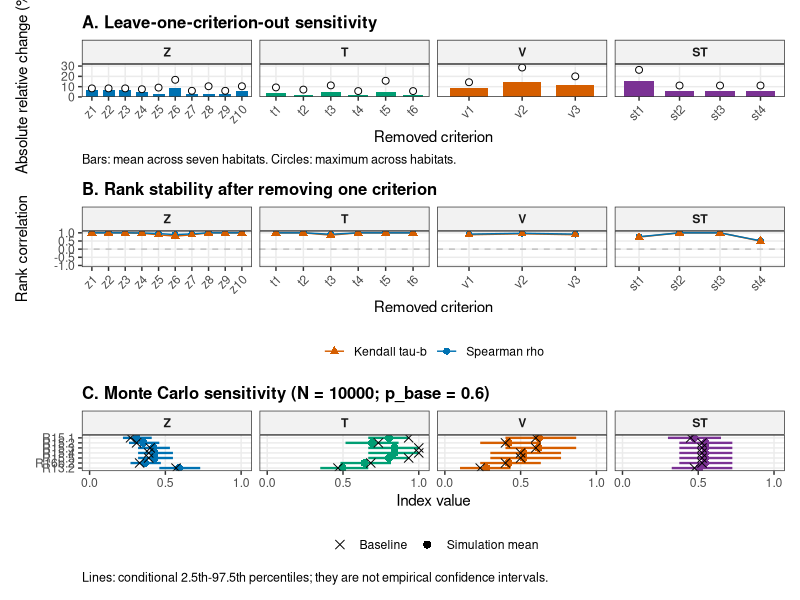
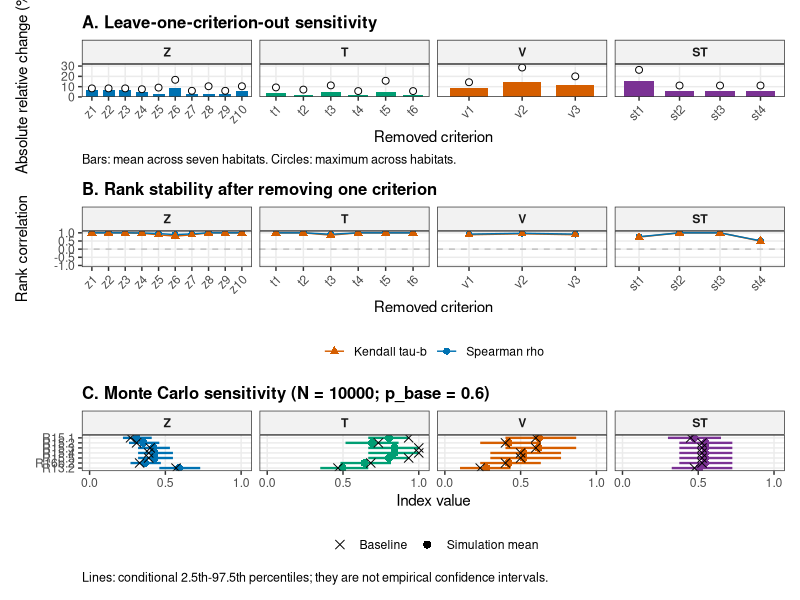
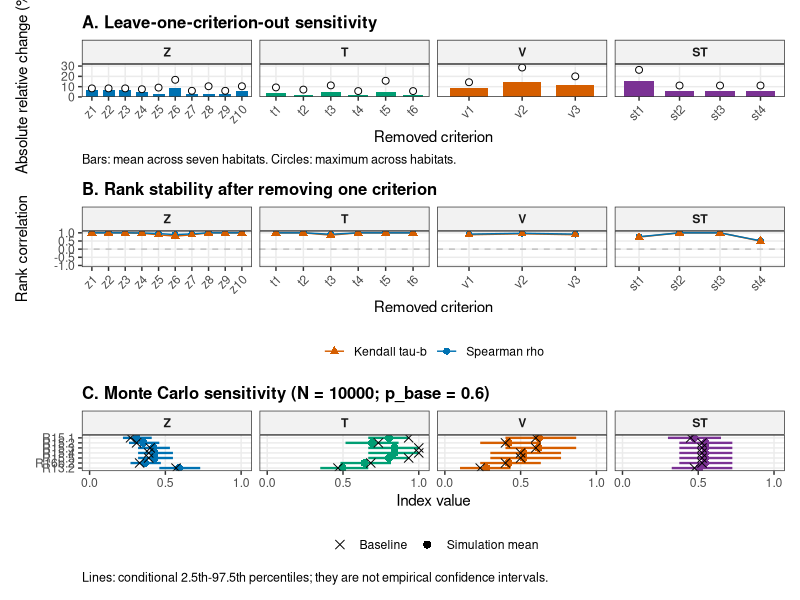
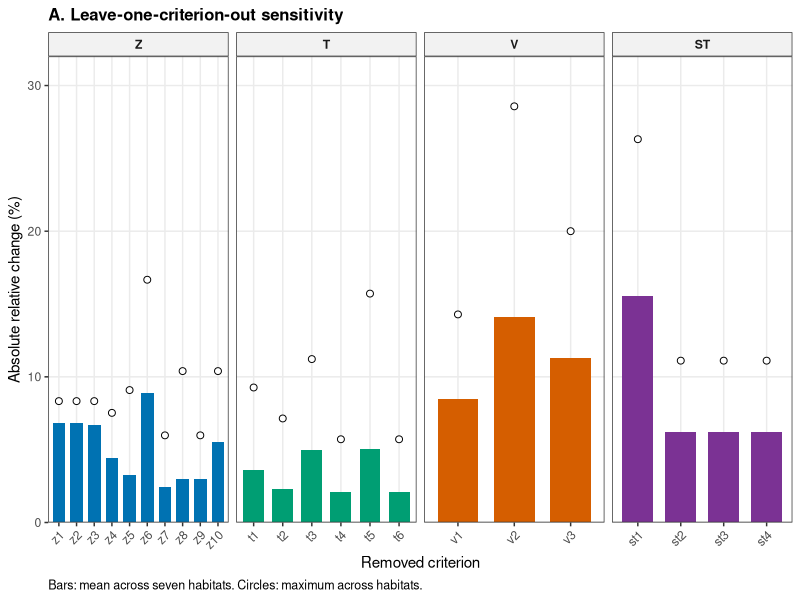
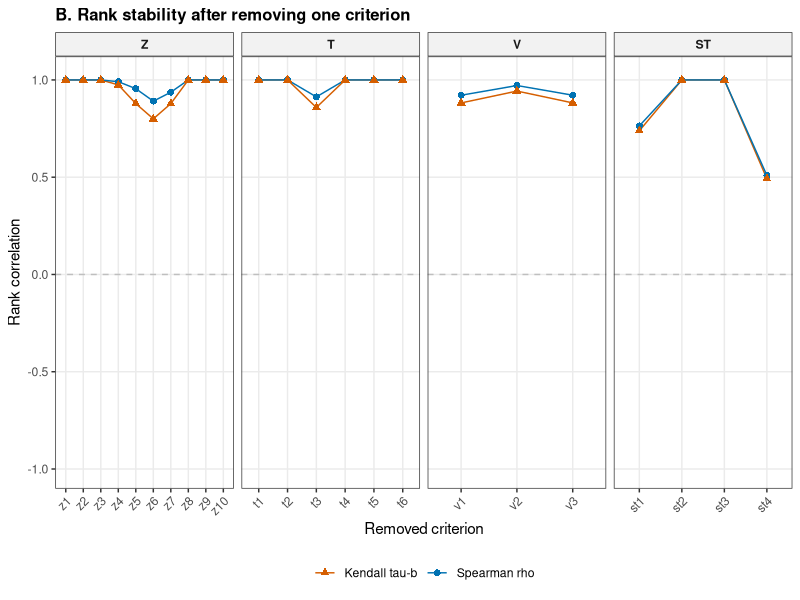
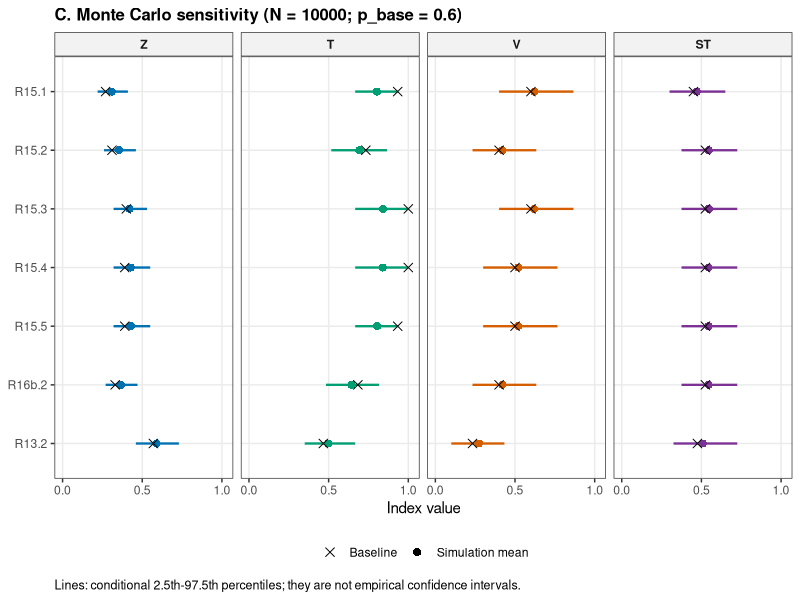

Source code (R) for these figures, in order:
# Аналіз чутливості методики: оновлені дані станом на 30.10.2026.
# Джерело: «Для валідації методики.xlsx», аркуш «Аркуш1».
# Первинні 161 оцінка перенесені нижче; вибирати Excel-файл не потрібно.
# Відкрийте цей файл у RStudio та натисніть Source.
# Результати: папка Habitat_sensitivity_20261030 у поточній папці getwd().
# Це аналіз внутрішньої чутливості, а не зовнішня польова валідація.

packages <- c("ggplot2", "patchwork")
missing_packages <- packages[
  !vapply(packages, requireNamespace, logical(1), quietly = TRUE)
]
if (length(missing_packages)) {
  install.packages(missing_packages, repos = "https://cloud.r-project.org")
}
library(ggplot2)
library(patchwork)

seed <- 20261030L
n_sim <- 10000L
p_base_values <- c(0.60, 0.80, 0.90)
primary_p <- 0.60
out_dir <- file.path(getwd(), "Habitat_sensitivity_20261030")
dir.create(out_dir, recursive = TRUE, showWarnings = FALSE)

# 1. ПЕРВИННІ ОЦІНКИ ----------------------------------------------------
# Z: вища оцінка = краща збереженість.
# T: вища оцінка = вища созологічна цінність.
# V: вища оцінка = складніше / триваліше відновлення.
# ST: вища оцінка = сприятливіша просторово-часова характеристика.
# Чотири індекси аналізуються окремо; сукупний індекс не обчислюється.

df <- read.table(header = TRUE, stringsAsFactors = FALSE, text = '
Biotope z1 z2 z3 z4 z5 z6 z7 z8 z9 z10 t1 t2 t3 t4 t5 t6 v1 v2 v3 st1 st2 st3 st4
R15.1 0.1 0.1 0.3 0.1 0.3 0.6 0.3 0.3 0.3 0.3 1.0 1.0 0.6 1.0 1.0 1.0 0.6 0.6 0.6 0.3 0.6 0.6 0.3
R15.2 0.1 0.1 0.1 0.1 0.3 0.6 0.3 0.6 0.3 0.6 1.0 0.6 0.6 0.6 1.0 0.6 0.3 0.6 0.3 0.3 0.6 0.6 0.6
R15.3 0.1 0.1 0.1 0.3 0.3 1.0 0.6 0.3 0.6 0.6 1.0 1.0 1.0 1.0 1.0 1.0 0.6 0.6 0.6 0.3 0.6 0.6 0.6
R15.4 0.1 0.1 0.1 0.6 0.6 0.6 0.3 0.3 0.6 0.6 1.0 1.0 1.0 1.0 1.0 1.0 0.6 0.6 0.3 0.3 0.6 0.6 0.6
R15.5 0.1 0.1 0.1 0.6 0.3 0.6 0.6 0.3 0.6 0.6 1.0 1.0 0.6 1.0 1.0 1.0 0.6 0.6 0.3 0.3 0.6 0.6 0.6
R16b.2 0.1 0.1 0.1 0.3 0.6 0.6 0.3 0.3 0.3 0.6 1.0 0.6 0.3 0.6 1.0 0.6 0.3 0.6 0.3 0.3 0.6 0.6 0.6
R13.2 0.6 0.6 0.3 0.6 0.6 0.6 0.6 0.6 0.6 0.6 0.6 0.3 0.6 0.6 0.1 0.6 0.3 0.1 0.3 0.1 0.6 0.6 0.6
')

groups <- list(Z = paste0("z", 1:10), T = paste0("t", 1:6),
               V = paste0("v", 1:3), ST = paste0("st", 1:4))
index_names <- names(groups)
criterion_names <- unlist(groups, use.names = FALSE)
habitats <- df$Biotope
scale_integer <- c(1L, 3L, 6L, 10L)

stopifnot(nrow(df) == 7L, !anyDuplicated(habitats),
          identical(names(df)[-1], criterion_names))
raw <- as.matrix(df[, criterion_names])
stopifnot(!anyNA(raw), all(is.finite(raw)))
# Суми цілих балів запобігають хибному розділенню однакових рангів.
scores <- round(raw * 10)
stopifnot(all(abs(raw * 10 - scores) < 1e-10),
          all(scores %in% scale_integer))
storage.mode(scores) <- "integer"
colnames(scores) <- criterion_names
rownames(scores) <- habitats

baseline <- data.frame(Biotope = habitats)
for (ind in index_names) {
  baseline[[ind]] <- rowSums(scores[, groups[[ind]], drop = FALSE]) /
    (10 * length(groups[[ind]]))
}

# Контроль проти актуальної таблиці, з точними середніми до округлення.
expected <- cbind(
  Z = c(.27, .31, .40, .39, .39, .33, .57),
  T = c(5.6, 4.4, 6, 6, 5.6, 4.1, 2.8) / 6,
  V = c(1.8, 1.2, 1.8, 1.5, 1.5, 1.2, .7) / 3,
  ST = c(.45, .525, .525, .525, .525, .525, .475)
)
stopifnot(max(abs(as.matrix(baseline[, index_names]) - expected)) < 1e-12)
# Якщо первинні оцінки згодом зміняться, оновіть також expected.

write_csv <- function(x, name) {
  write.csv(x, file.path(out_dir, name), row.names = FALSE,
            fileEncoding = "UTF-8", na = "NA")
}
safe_cor <- function(x, y, method) {
  if (length(unique(x)) < 2L || length(unique(y)) < 2L) return(NA_real_)
  unname(cor(x, y, method = method))
}
q95 <- function(x) {
  x <- x[is.finite(x)]
  if (!length(x)) return(c(NA_real_, NA_real_))
  unname(quantile(x, c(.025, .975), type = 7))
}

# 2. LOCO: ВИЛУЧЕННЯ ОДНОГО КРИТЕРІЮ -----------------------------------
# Решта критеріїв усереднюються з однаковими вагами.
# Кореляції обчислюються між сімома біотопами всередині кожного індексу.
# Однаковим значенням надаються середні ранги; Kendall враховує зв'язки (tau-b).

loco_rows <- list()
loco_summary_rows <- list()
rank_direction <- c(Z = 1, T = -1, V = -1, ST = 1)
for (ind in index_names) {
  b <- baseline[[ind]]
  base_rank <- rank(rank_direction[[ind]] * b, ties.method = "average")
  for (removed in groups[[ind]]) {
    kept <- setdiff(groups[[ind]], removed)
    changed <- rowSums(scores[, kept, drop = FALSE]) / (10 * length(kept))
    abs_change <- abs(changed - b)
    rel_change <- 100 * abs_change / b
    new_rank <- rank(rank_direction[[ind]] * changed, ties.method = "average")
    loco_rows[[length(loco_rows) + 1L]] <- data.frame(
      Biotope = habitats, Index = ind, Removed_criterion = removed,
      Baseline = b, Modified = changed, Signed_change = changed - b,
      Absolute_change = abs_change, Relative_change_percent = rel_change,
      Baseline_rank = base_rank, Modified_rank = new_rank,
      Absolute_rank_change = abs(new_rank - base_rank)
    )
    loco_summary_rows[[length(loco_summary_rows) + 1L]] <- data.frame(
      Index = ind, Removed_criterion = removed,
      Mean_absolute_change = mean(abs_change),
      Maximum_absolute_change = max(abs_change),
      Mean_relative_change_percent = mean(rel_change),
      Maximum_relative_change_percent = max(rel_change),
      Spearman_rho = safe_cor(b, changed, "spearman"),
      Kendall_tau_b = safe_cor(b, changed, "kendall"),
      Number_changed_ranks = sum(new_rank != base_rank),
      Maximum_rank_change = max(abs(new_rank - base_rank))
    )
  }
}
loco <- do.call(rbind, loco_rows)
loco_summary <- do.call(rbind, loco_summary_rows)

# 3. МОНТЕ-КАРЛО ---------------------------------------------------------
# Кожна оцінка незалежно залишається незмінною з імовірністю p_base.
# Інакше вона змінюється на ОДИН сусідній рівень шкали {0.1, 0.3, 0.6, 1.0}.
# Для 0.3 і 0.6 решта ймовірності порівну розподілена між двома сусідами.
# На краях 0.1 і 1.0 вся ймовірність зміни переходить до єдиного сусіда.
# p_base = 0.60 — сценарій з попереднього коду, а не виміряна точність експертів.
# 0.80 і 0.90 — додаткові, м'якші сценарії. Не обирайте сценарій за результатом.
# Через нерівні кроки та межі шкали ця модель НЕ є незміщеним шумом.
# Інтервали — умовні квантілі симуляцій, не емпіричні довірчі інтервали.

rank_correlations <- function(b, simulations) {
  rb <- rank(b, ties.method = "average")
  rs <- t(apply(simulations, 1, rank, ties.method = "average"))
  cb <- rb - mean(rb)
  cs <- sweep(rs, 1, rowMeans(rs), "-")
  den <- sqrt(sum(cb^2) * rowSums(cs^2))
  rho <- as.vector(cs %*% cb) / den
  pairs <- combn(length(b), 2)
  sb <- sign(b[pairs[1, ]] - b[pairs[2, ]])
  ss <- vapply(seq_len(ncol(pairs)), function(k) {
    sign(simulations[, pairs[1, k]] - simulations[, pairs[2, k]])
  }, numeric(nrow(simulations)))
  den_tau <- sqrt(sum(sb != 0) * rowSums(ss != 0))
  tau <- as.vector(ss %*% sb) / den_tau
  rho[den == 0] <- NA_real_
  tau[den_tau == 0] <- NA_real_
  # Перевірка векторизованих обчислень стандартною функцією R.
  for (k in c(1L, 18L, 100L)) {
    stopifnot(isTRUE(all.equal(rho[k], safe_cor(b, simulations[k, ], "spearman"),
                               tolerance = 1e-12)),
              isTRUE(all.equal(tau[k], safe_cor(b, simulations[k, ], "kendall"),
                               tolerance = 1e-12)))
  }
  data.frame(Spearman = rho, Kendall = tau)
}

set.seed(seed)
# Спільні випадкові числа для порівняння сценаріїв; клітинки незалежні.
uniforms <- array(runif(n_sim * nrow(scores) * ncol(scores)),
                  dim = c(n_sim, nrow(scores), ncol(scores)))
mc_rows <- list()
mc_rank_rows <- list()
primary_samples <- list()

for (p_base in p_base_values) {
  for (ind in index_names) {
    columns <- match(groups[[ind]], criterion_names)
    simulated_sums <- matrix(0L, nrow = n_sim, ncol = nrow(scores))
    expected_sums <- numeric(nrow(scores))
    for (i in seq_len(nrow(scores))) {
      for (j in columns) {
        pos <- match(scores[i, j], scale_integer)
        u <- uniforms[, i, j]
        if (pos == 1L) {
          values <- scale_integer[1:2]
          probs <- c(p_base, 1 - p_base)
          draw <- ifelse(u < p_base, values[1], values[2])
        } else if (pos == 4L) {
          values <- scale_integer[3:4]
          probs <- c(1 - p_base, p_base)
          draw <- ifelse(u < 1 - p_base, values[1], values[2])
        } else {
          values <- scale_integer[(pos - 1L):(pos + 1L)]
          probs <- c((1 - p_base) / 2, p_base, (1 - p_base) / 2)
          draw <- ifelse(u < probs[1], values[1],
                         ifelse(u < sum(probs[1:2]), values[2], values[3]))
        }
        simulated_sums[, i] <- simulated_sums[, i] + draw
        expected_sums[i] <- expected_sums[i] + sum(values * probs)
      }
    }
    samples <- simulated_sums / (10 * length(columns))
    colnames(samples) <- habitats
    theoretical_mean <- expected_sums / (10 * length(columns))
    if (p_base == primary_p) primary_samples[[ind]] <- samples
    for (i in seq_along(habitats)) {
      limits <- q95(samples[, i])
      mc_rows[[length(mc_rows) + 1L]] <- data.frame(
        P_base = p_base, Biotope = habitats[i], Index = ind,
        Baseline = baseline[[ind]][i], Mean = mean(samples[, i]),
        Median = median(samples[, i]), SD = sd(samples[, i]),
        Lower_95 = limits[1], Upper_95 = limits[2],
        Theoretical_mean = theoretical_mean[i],
        Expected_shift = theoretical_mean[i] - baseline[[ind]][i],
        Observed_shift = mean(samples[, i]) - baseline[[ind]][i]
      )
    }
    correlations <- rank_correlations(baseline[[ind]], samples)
    for (metric in names(correlations)) {
      vals <- correlations[[metric]]
      limits <- q95(vals)
      mc_rank_rows[[length(mc_rank_rows) + 1L]] <- data.frame(
        P_base = p_base, Index = ind, Metric = metric, N_sim = n_sim,
        N_undefined = sum(!is.finite(vals)),
        Median = median(vals[is.finite(vals)]),
        Lower_95 = limits[1], Upper_95 = limits[2]
      )
    }
  }
}
mc <- do.call(rbind, mc_rows)
mc_rank <- do.call(rbind, mc_rank_rows)
mc_primary <- mc[mc$P_base == primary_p, ]

# 4. ЗБЕРЕЖЕННЯ ТАБЛИЦЬ ------------------------------------------------
write_csv(df, "00_primary_criteria.csv")
write_csv(baseline, "01_baseline_indices_exact.csv")
write_csv(loco, "02_LOCO_full.csv")
write_csv(loco_summary, "03_LOCO_summary.csv")
write_csv(mc, "04_MC_intervals_all_scenarios.csv")
write_csv(mc_primary, "05_MC_intervals_primary.csv")
write_csv(mc_rank, "06_MC_rank_stability.csv")
saveRDS(primary_samples, file.path(out_dir, "MC_primary_samples.rds"))
writeLines(c(
  paste("seed:", seed), paste("n_sim:", n_sim),
  paste("p_base:", paste(p_base_values, collapse = ", ")),
  "Source: Для валідації методики.xlsx; Аркуш1; 30.10.2026",
  "Independent adjacent-level perturbations; conditional sensitivity scenarios.",
  "Boundary rule: all change probability goes to the sole neighbour.",
  "Full precision; equal scores have average ranks; Kendall tau-b.",
  "95% simulation ranges are not empirical confidence intervals.",
  "Identical input profiles can have slightly different MC summaries due to sampling.",
  "No combined priority index or tests of statistical significance."
), file.path(out_dir, "analysis_settings.txt"), useBytes = TRUE)
capture.output(sessionInfo(), file = file.path(out_dir, "R_sessionInfo.txt"))

# 5. РИСУНКИ ------------------------------------------------------------
index_colours <- c(Z = "#0072B2", T = "#009E73", V = "#D55E00", ST = "#7B3294")
plot_theme <- theme_bw(base_size = 11) + theme(
  panel.grid.minor = element_blank(), strip.background = element_rect(fill = "grey95"),
  strip.text = element_text(face = "bold"),
  plot.title = element_text(face = "bold", size = 12),
  legend.position = "bottom", plot.caption = element_text(hjust = 0, size = 9)
)
loco_summary$Index <- factor(loco_summary$Index, levels = index_names)
loco_summary$Removed_criterion <- factor(loco_summary$Removed_criterion,
                                         levels = criterion_names)

p_a <- ggplot(loco_summary, aes(Removed_criterion,
                                Mean_relative_change_percent, fill = Index)) +
  geom_col(width = .72, show.legend = FALSE) +
  geom_point(aes(y = Maximum_relative_change_percent), shape = 21,
             fill = "white", colour = "black", size = 2, show.legend = FALSE) +
  facet_wrap(~Index, nrow = 1, scales = "free_x") +
  scale_fill_manual(values = index_colours) +
  scale_y_continuous(expand = expansion(mult = c(0, .12))) +
  labs(title = "A. Leave-one-criterion-out sensitivity",
       x = "Removed criterion", y = "Absolute relative change (%)",
       caption = "Bars: mean across seven habitats. Circles: maximum across habitats.") +
  plot_theme + theme(axis.text.x = element_text(angle = 45, hjust = 1))

rank_plot <- rbind(
  data.frame(loco_summary[, c("Index", "Removed_criterion")],
             Metric = "Spearman rho", Value = loco_summary$Spearman_rho),
  data.frame(loco_summary[, c("Index", "Removed_criterion")],
             Metric = "Kendall tau-b", Value = loco_summary$Kendall_tau_b)
)
p_b <- ggplot(rank_plot, aes(Removed_criterion, Value,
                             colour = Metric, shape = Metric, group = Metric)) +
  geom_hline(yintercept = 0, colour = "grey75", linetype = "dashed") +
  geom_line(linewidth = .5) + geom_point(size = 2) +
  facet_wrap(~Index, nrow = 1, scales = "free_x") +
  scale_colour_manual(values = c("Spearman rho" = "#0072B2", "Kendall tau-b" = "#D55E00")) +
  scale_shape_manual(values = c("Spearman rho" = 16, "Kendall tau-b" = 17)) +
  scale_y_continuous(limits = c(-1, 1.02), breaks = seq(-1, 1, .5)) +
  labs(title = "B. Rank stability after removing one criterion",
       x = "Removed criterion", y = "Rank correlation", colour = NULL, shape = NULL) +
  plot_theme + theme(axis.text.x = element_text(angle = 45, hjust = 1))

mc_primary$Index <- factor(mc_primary$Index, levels = index_names)
mc_primary$Biotope <- factor(mc_primary$Biotope, levels = rev(habitats))
p_c <- ggplot(mc_primary, aes(y = Biotope, colour = Index)) +
  geom_segment(aes(x = Lower_95, xend = Upper_95, yend = Biotope),
               linewidth = .8, show.legend = FALSE) +
  geom_point(aes(x = Mean, shape = "Simulation mean"), size = 2.4) +
  geom_point(aes(x = Baseline, shape = "Baseline"), size = 2.6, colour = "black") +
  facet_wrap(~Index, nrow = 1) +
  scale_colour_manual(values = index_colours, guide = "none") +
  scale_shape_manual(values = c("Simulation mean" = 16, "Baseline" = 4)) +
  scale_x_continuous(limits = c(0, 1.02), breaks = c(0, .5, 1)) +
  labs(title = paste0("C. Monte Carlo sensitivity (N = ", n_sim,
                      "; p_base = ", primary_p, ")"),
       x = "Index value", y = NULL, shape = NULL,
       caption = "Lines: conditional 2.5th-97.5th percentiles; they are not empirical confidence intervals.") +
  plot_theme

combined <- (p_a / p_b / p_c) + plot_layout(heights = c(1, 1.1, 1.1))
print(combined)
ggsave(file.path(out_dir, "Sensitivity_combined.tiff"), combined,
       width = 10, height = 11, units = "in", dpi = 600, compression = "lzw",
       bg = "white")
ggsave(file.path(out_dir, "Sensitivity_combined.png"), combined,
       width = 10, height = 11, units = "in", dpi = 200, bg = "white")
for (name in c("A_LOCO", "B_Rank_stability", "C_Monte_Carlo")) {
  plot <- switch(name, A_LOCO = p_a, B_Rank_stability = p_b, C_Monte_Carlo = p_c)
  ggsave(file.path(out_dir, paste0(name, ".tiff")), plot,
         width = 10, height = 3.8, units = "in", dpi = 600,
         compression = "lzw", bg = "white")
}

cat("\nБазові індекси (розрахунки без округлення):\n")
print(baseline, digits = 6, row.names = FALSE)
cat("\nLOCO: мінімальна рангова кореляція для кожного індексу:\n")
print(aggregate(cbind(Spearman_rho, Kendall_tau_b) ~ Index,
                data = loco_summary, FUN = min), row.names = FALSE)
cat("\nМонте-Карло: стабільність рангів у трьох сценаріях:\n")
print(mc_rank, digits = 4, row.names = FALSE)
cat("\nЗбережено у:", normalizePath(out_dir), "\n")
